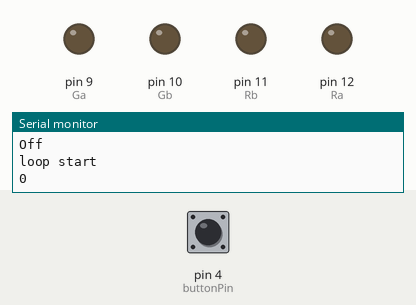
The sketch below on a simulated Arduino Uno, built with avr-gcc and run on an emulated ATmega328P. Shown: output pins drawn as LEDs (lit = HIGH), the last lines printed to the serial monitor. The test bench sets the inputs (shaded band); at power-on: pin 4 (buttonPin) LOW.

Above: at 2.8 s.
2.9 s: pin 4 (buttonPin) pulled HIGH for 1.2 s
At 3.8 s:
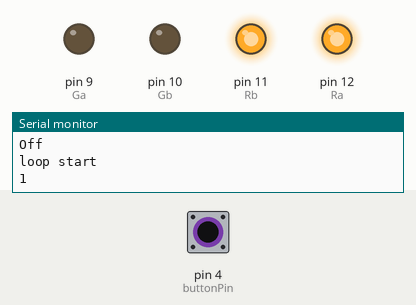
At 4.5 s:
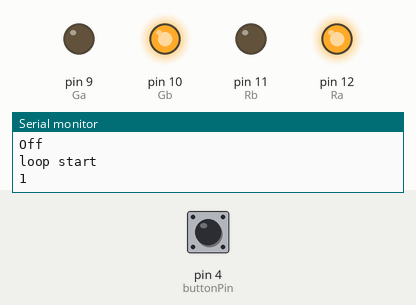
16.4 s: pin 4 (buttonPin) pulled HIGH for 1.2 s
At 25.3 s:
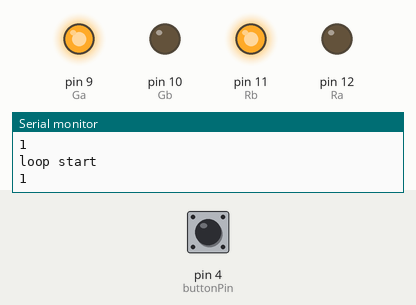
Timing chart, 0 to 31.8 s (numbered marks = the images above; inputs shaded):
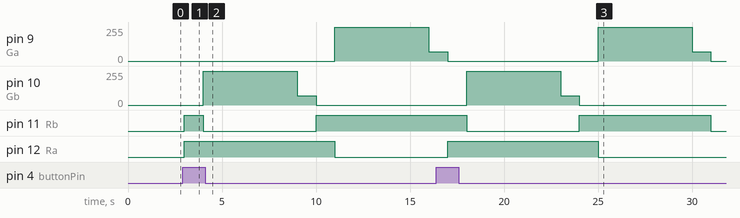

Measured:
- after the input at 2.9 s, pin 9 (Ga): 0/255 → 255/255 after 8.1 s, → 70/255 5.0 s later; pin 10 (Gb): 0/255 → 255/255 after 1.1 s, → 70/255 5.0 s later, → 0/255 1.0 s later; pin 11 (Rb): LOW → HIGH after 0.10 s, → LOW 1.0 s later, → HIGH 6.0 s later; pin 12 (Ra): LOW → HIGH after 0.10 s, → LOW 8.0 s later
- after the input at 16.4 s, pin 10 (Gb): 0/255 → 255/255 after 1.6 s, → 70/255 5.0 s later, → 0/255 1.0 s later; pin 11 (Rb): HIGH → LOW after 1.6 s instead of 0.60 s; pin 12 (Ra): LOW → HIGH after 0.60 s, → LOW 8.0 s later

The sketch:

TrafficControllerPart1.ino
```cpp
/**
 * Lab *? Part One
 * Traffic Controller
 *
 */

//LED Port Declarations
const int Ra = 12;
const int Ga = 9;
const int Rb = 11;
const int Gb = 10;
const int buttonPin = 4;

//int SWITCH = HIGH;
int reading = LOW;
//int previous = LOW;

int brightnessHigh = 255;
int brightnessLow = 70;
int brightnessOff = 0;

//// the follow variables are long's because the time, measured in miliseconds,
//// will quickly become a bigger number than can be stored in an int.
//long time = 0;         // the last time the output pin was toggled
//long debounce = 200;   // the debounce time, increase if the output flickers

void setup()
{
  // declare pin 9 to be an output for pwm:
  pinMode(Ga, OUTPUT);
  pinMode(Gb, OUTPUT);
  //Ra and Rb are seperate normal outputs for red leds
  pinMode(Ra, OUTPUT);
  pinMode(Rb, OUTPUT);
  pinMode(buttonPin, INPUT);
  Serial.begin(9600);
}


/**
 * State Machine
 */
void loop()
{
  //Read current button state (used as a switch)
  reading = digitalRead(buttonPin);
    Serial.println("loop start");
  Serial.println(reading);

//
//  // if the input just went from LOW and HIGH and we've waited long enough
//  // to ignore any noise on the circuit, toggle the current switch state
//  if (reading == HIGH && previous == LOW && millis() - time > debounce)
//  {
//    if (SWITCH == HIGH)
//      SWITCH = LOW;
//    else
//      SWITCH = HIGH;
//
//    time = millis();
//  }
//  previous = reading;

  int state;
  if(reading == HIGH)
  {

    //Init Ra, Gb = HIGH

      digitalWrite(Ra, HIGH);
      digitalWrite(Rb, HIGH);
      delay(1000);
      digitalWrite(Rb, LOW);
      analogWrite(Gb, brightnessHigh);
      delay(5000);
      analogWrite(Gb, brightnessLow);
      delay(1000);
      analogWrite(Gb, brightnessOff);

    //Ga, Rb = HIGH
      digitalWrite(Rb, HIGH);
      delay(1000);
      digitalWrite(Ra, LOW);
      analogWrite(Ga, brightnessHigh);
      delay(5000);
      analogWrite(Ga, brightnessLow);
      delay(1000);
      analogWrite(Ga, brightnessOff);

//    //Ra, Gb = High
//
//      digitalWrite(Ra,HIGH);
//      delay(1000);
//      digitalWrite(Rb, LOW);
//      analogWrite(Gb, brightnessHigh);
//      delay(5000);
//      analogWrite(Gb, brightnessLow);
//      delay(1000);
//      analogWrite(Gb, brightnessOff);
//
//    //Ga, Rb = High
//
//      digitalWrite(Rb, HIGH);
//      delay(1000);
//      digitalWrite(Ra, LOW);
//      analogWrite(Ga, brightnessHigh);
//      delay(5000);
//      analogWrite(Ga, brightnessLow);
//      delay(1000);
//      analogWrite(Ga, brightnessOff);
    }
     else
     {
        //turn all LEDs off:
        for(int thisPin = 9; thisPin <= 12; thisPin++)
        {
          digitalWrite(thisPin, LOW);
        }
       delay(1000);
       Serial.println("Off");
     }
}
```
